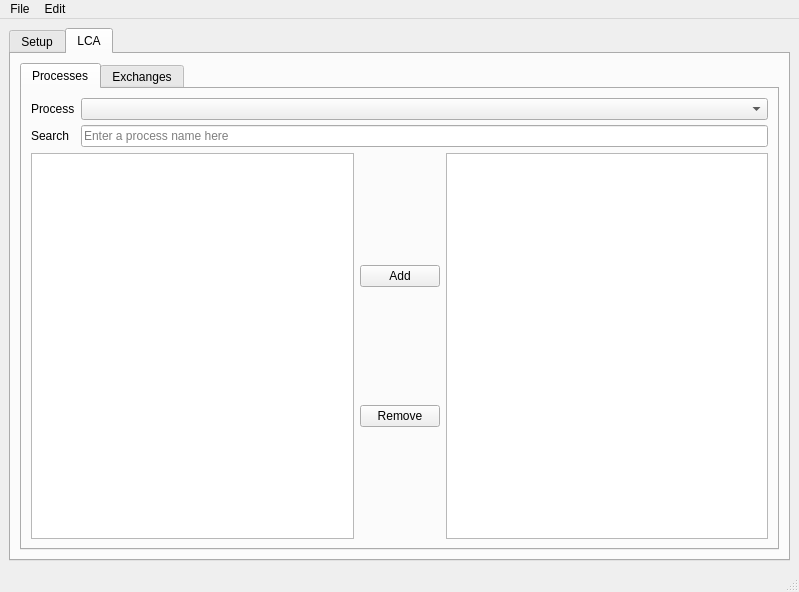
<?xml version="1.0" encoding="UTF-8"?>
<ui version="4.0">
 <class>OUTDOOR</class>
 <widget class="QMainWindow" name="OUTDOOR">
  <property name="geometry">
   <rect>
    <x>0</x>
    <y>0</y>
    <width>799</width>
    <height>592</height>
   </rect>
  </property>
  <property name="windowTitle">
   <string>OUTDOOR</string>
  </property>
  <widget class="QWidget" name="centralwidget">
   <layout class="QGridLayout" name="gridLayout_5">
    <item row="0" column="0">
     <layout class="QVBoxLayout" name="verticalLayout">
      <item>
       <widget class="QTabWidget" name="tabWidget">
        <property name="currentIndex">
         <number>1</number>
        </property>
        <widget class="QWidget" name="tab_setup">
         <attribute name="title">
          <string>Setup</string>
         </attribute>
         <layout class="QVBoxLayout" name="verticalLayout_3">
          <item>
           <widget class="QCommandLinkButton" name="commandLinkButton">
            <property name="text">
             <string>CommandLinkButton</string>
            </property>
           </widget>
          </item>
          <item>
           <widget class="QCheckBox" name="checkBox">
            <property name="text">
             <string>CheckBox</string>
            </property>
           </widget>
          </item>
         </layout>
        </widget>
        <widget class="QWidget" name="tab_lca">
         <attribute name="title">
          <string>LCA</string>
         </attribute>
         <layout class="QGridLayout" name="gridLayout_3">
          <item row="0" column="0">
           <widget class="QTabWidget" name="tabWidget_lca">
            <property name="currentIndex">
             <number>0</number>
            </property>
            <widget class="QWidget" name="tab_lcaprocess">
             <attribute name="title">
              <string>Processes</string>
             </attribute>
             <layout class="QGridLayout" name="gridLayout_4">
              <item row="0" column="0">
               <layout class="QGridLayout" name="gridLayout_2">
                <item row="0" column="0">
                 <layout class="QGridLayout" name="gridLayout">
                  <property name="sizeConstraint">
                   <enum>QLayout::SetMinAndMaxSize</enum>
                  </property>
                  <property name="verticalSpacing">
                   <number>5</number>
                  </property>
                  <item row="0" column="0">
                   <widget class="QLabel" name="label_process">
                    <property name="text">
                     <string>Process</string>
                    </property>
                   </widget>
                  </item>
                  <item row="1" column="0">
                   <widget class="QLabel" name="label_search">
                    <property name="text">
                     <string>Search</string>
                    </property>
                   </widget>
                  </item>
                  <item row="0" column="1">
                   <widget class="QComboBox" name="processCB"/>
                  </item>
                  <item row="1" column="1">
                   <widget class="QLineEdit" name="lineEdit_processSearch">
                    <property name="placeholderText">
                     <string>Enter a process name here</string>
                    </property>
                    <property name="clearButtonEnabled">
                     <bool>false</bool>
                    </property>
                   </widget>
                  </item>
                 </layout>
                </item>
                <item row="1" column="0">
                 <layout class="QHBoxLayout" name="horizontalLayout">
                  <item>
                   <widget class="QListWidget" name="searchResultList"/>
                  </item>
                  <item>
                   <layout class="QVBoxLayout" name="verticalLayout_2">
                    <item>
                     <widget class="QPushButton" name="pushButton">
                      <property name="text">
                       <string>Add</string>
                      </property>
                     </widget>
                    </item>
                    <item>
                     <widget class="QPushButton" name="pushButton_2">
                      <property name="text">
                       <string>Remove</string>
                      </property>
                     </widget>
                    </item>
                   </layout>
                  </item>
                  <item>
                   <widget class="QListView" name="processList"/>
                  </item>
                 </layout>
                </item>
               </layout>
              </item>
             </layout>
            </widget>
            <widget class="QWidget" name="tab_lcaexchanges">
             <attribute name="title">
              <string>Exchanges</string>
             </attribute>
             <layout class="QGridLayout" name="gridLayout_6">
              <item row="0" column="0">
               <widget class="QRadioButton" name="radioButton_2">
                <property name="text">
                 <string>RadioButton</string>
                </property>
               </widget>
              </item>
              <item row="0" column="1">
               <widget class="QRadioButton" name="radioButton_3">
                <property name="text">
                 <string>RadioButton</string>
                </property>
               </widget>
              </item>
              <item row="1" column="1">
               <widget class="QRadioButton" name="radioButton">
                <property name="text">
                 <string>RadioButton</string>
                </property>
               </widget>
              </item>
             </layout>
            </widget>
           </widget>
          </item>
         </layout>
        </widget>
       </widget>
      </item>
     </layout>
    </item>
   </layout>
  </widget>
  <widget class="QMenuBar" name="menubar">
   <property name="geometry">
    <rect>
     <x>0</x>
     <y>0</y>
     <width>799</width>
     <height>22</height>
    </rect>
   </property>
   <widget class="QMenu" name="menuFile">
    <property name="title">
     <string>File</string>
    </property>
    <addaction name="actionOpen_project"/>
    <addaction name="actionSave_project"/>
    <addaction name="separator"/>
    <addaction name="actionPreferences"/>
    <addaction name="separator"/>
    <addaction name="actionClose_project"/>
    <addaction name="actionQuit"/>
   </widget>
   <widget class="QMenu" name="menuEdit">
    <property name="title">
     <string>Edit</string>
    </property>
   </widget>
   <addaction name="menuFile"/>
   <addaction name="menuEdit"/>
  </widget>
  <widget class="QStatusBar" name="statusbar"/>
  <action name="actionOUTDOOR_Hello">
   <property name="text">
    <string>OUTDOOR Hello</string>
   </property>
  </action>
  <action name="actionOpen_project">
   <property name="text">
    <string>Open project</string>
   </property>
  </action>
  <action name="actionSave_project">
   <property name="text">
    <string>Save project</string>
   </property>
  </action>
  <action name="actionClose_project">
   <property name="text">
    <string>Close project</string>
   </property>
  </action>
  <action name="actionQuit">
   <property name="text">
    <string>Quit</string>
   </property>
  </action>
  <action name="actionPreferences">
   <property name="text">
    <string>Preferences</string>
   </property>
  </action>
 </widget>
 <resources/>
 <connections/>
</ui>
